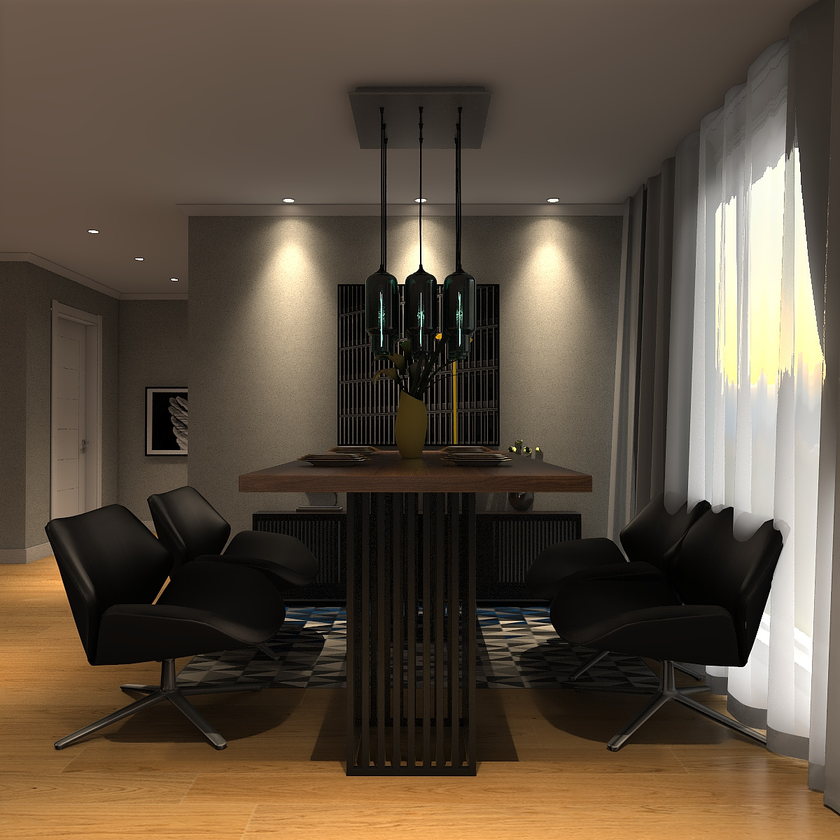
#> input picture assets/examples/scene_0000000_input.png, 840 x 840 px, shrunk from 1200 x 1200 before the run
$ python prepare.py --image ../../assets/examples/scene_0000000_input.png --mask ../../assets/examples/scene_0000008_input.png --output out.png
#> lines starting #> are read from the running program, lines starting #| are printed output that depends on the picture; after the words box and inside, x2 and y2 are one past the last pixel; in counts of white or black regions, pixels touching at a corner belong together
#> in prepare_inputs, source is the input picture: PIL image 840x840 RGB; mean R, G, B 92.3, 79, 63.8
### src/fysiverse/preparation.py
"""Normalize a scene image and instance mask for the public inference pipeline."""

from __future__ import annotations

import json
from pathlib import Path
from typing import Any

import numpy as np
from PIL import Image


def palette(index: int) -> tuple[int, int, int]:
    hue = (index * 137.508) % 360.0
    c = 255.0
    x = c * (1.0 - abs((hue / 60.0) % 2.0 - 1.0))
    if hue < 60:
        rgb = (c, x, 0)
    elif hue < 120:
        rgb = (x, c, 0)
    elif hue < 180:
        rgb = (0, c, x)
    elif hue < 240:
        rgb = (0, x, c)
    elif hue < 300:
        rgb = (x, 0, c)
    else:
        rgb = (c, 0, x)
    return tuple(int(round(value)) for value in rgb)


def connected_components(binary: np.ndarray, min_area: int, connectivity: int = 8) -> list[dict[str, Any]]:
    if binary.ndim != 2:
        raise ValueError(f"binary mask must have 2 dimensions, got {binary.shape}")
    try:
        import cv2

        count, labels, stats, _ = cv2.connectedComponentsWithStats(
            binary.astype(np.uint8), connectivity=connectivity
        )
        components = []
        for label in range(1, count):
            x, y, width, height, area = (int(value) for value in stats[label])
            if area >= min_area:
                components.append(
                    {"mask": labels == label, "bbox": [x, y, width, height], "area": area}
                )
        return components
    except ImportError:
        from scipy import ndimage

        structure = np.ones((3, 3), dtype=np.uint8) if connectivity == 8 else None
        labels, count = ndimage.label(binary, structure=structure)
        components = []
        for label in range(1, int(count) + 1):
            ys, xs = np.where(labels == label)
            if xs.size < min_area:
                continue
            x0, x1 = int(xs.min()), int(xs.max()) + 1
            y0, y1 = int(ys.min()), int(ys.max()) + 1
            components.append(
                {
                    "mask": labels == label,
                    "bbox": [x0, y0, x1 - x0, y1 - y0],
                    "area": int(xs.size),
                }
            )
        return components


def load_components(
    mask_path: Path,
    *,
    mode: str = "auto",
    threshold: int = 10,
    min_area: int = 100,
    connectivity: int = 8,
    max_instance_colors: int = 256,
) -> tuple[tuple[int, int], list[dict[str, Any]]]:
#> called with mode = 'auto', threshold = 10, min_area = 100, connectivity = 8, max_instance_colors = 256
    if mode not in {"auto", "color", "connected"}:
        raise ValueError(f"unsupported mask mode: {mode}")
    with Image.open(mask_path) as source:
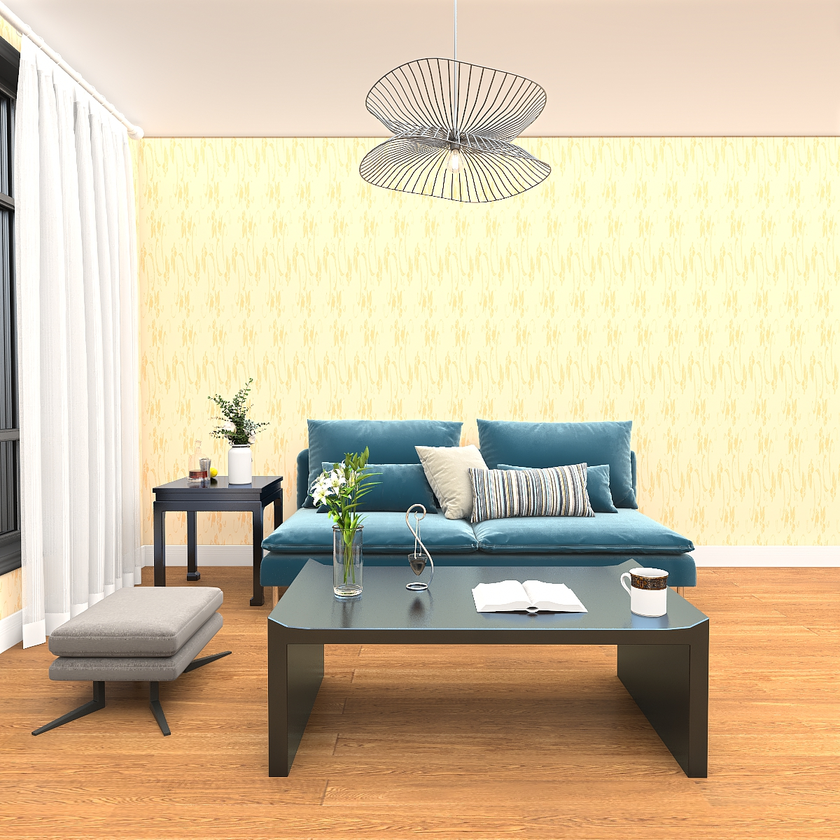
#> input picture assets/examples/scene_0000008_input.png, 840 x 840 px, shrunk from 1200 x 1200 before the run
#> source is the input picture: PIL image 840x840 RGB; mean R, G, B 210.6, 194.3, 164.1
        rgb = np.asarray(source.convert("RGB"), dtype=np.uint8)
        alpha = np.asarray(source.getchannel("A"), dtype=np.uint8) if "A" in source.getbands() else None

    foreground = alpha > threshold if alpha is not None and int(alpha.max()) > 0 else rgb.max(axis=-1) > threshold
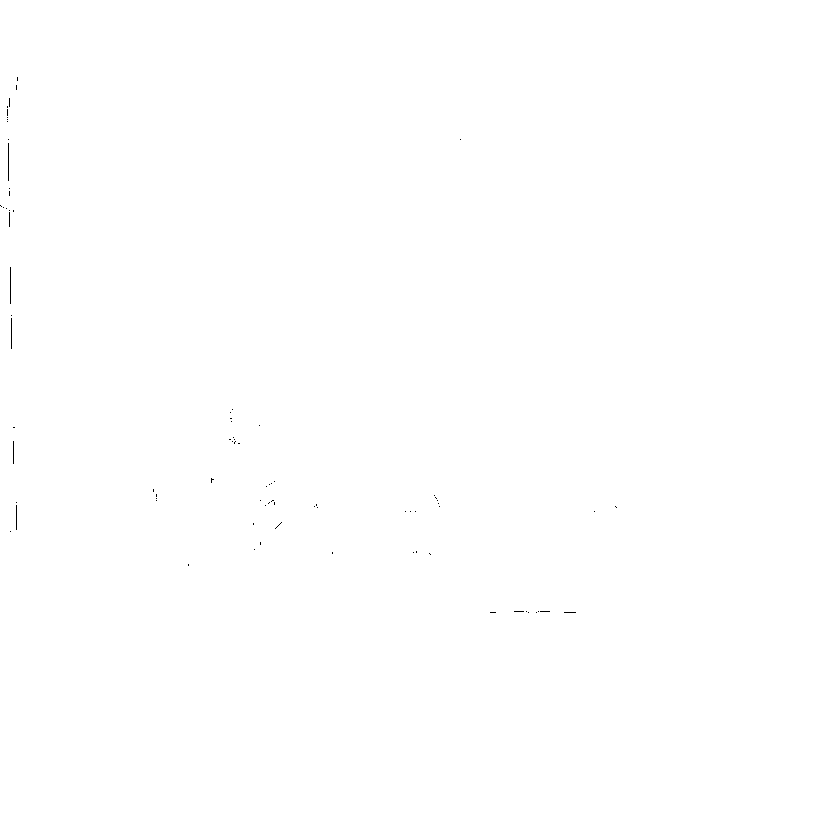
#> foreground: shape (840, 840) bool; 100% white; black in thin lines or dots, all inside (x1, y1, x2, y2) = (0, 77, 617, 613)
    pixels = rgb[foreground]
    colored = bool(pixels.size) and not bool(np.all(pixels[:, 0] == pixels[:, 1]) and np.all(pixels[:, 1] == pixels[:, 2]))
#> colored = True
    colors = np.unique(pixels, axis=0) if colored else np.empty((0, 3), dtype=np.uint8)
    use_colors = mode == "color" or (mode == "auto" and colored and len(colors) <= max_instance_colors)
#> use_colors = False

    components: list[dict[str, Any]] = []
    if use_colors:
        if len(colors) > max_instance_colors:
            raise ValueError(
                f"mask has {len(colors)} foreground colors; expected at most {max_instance_colors}. "
                "Use --mask-mode connected for an antialiased or photographic mask."
            )
        for color in colors:
            color_mask = foreground & np.all(rgb == color, axis=-1)
            for component in connected_components(color_mask, min_area, connectivity):
                component["source_color"] = [int(value) for value in color]
                components.append(component)
    else:
        components = connected_components(foreground, min_area, connectivity)
#> in connected_components, `count, labels, stats, _ = cv2.connectedComponentsWithStats( binary.ast..`: count = 2; stats = [[0, 77, 617, 536, 344], [0, 0, 840, 840, 705256]]
#> the loop in connected_components, `for label in range(1, count):` made 1 pass
#> after the loop in connected_components, `for label in range(1, count):`: components = 1 item
#> components = 1 item

    components.sort(key=lambda item: (item["bbox"][1], item["bbox"][0], -item["area"]))
    return (rgb.shape[1], rgb.shape[0]), components


def _metadata_by_color(metadata_path: Path | None) -> dict[tuple[int, int, int], dict[str, Any]]:
    if metadata_path is None or not metadata_path.is_file():
        return {}
    data = json.loads(metadata_path.read_text(encoding="utf-8"))
    result = {}
    for item in data.get("objects", []):
        color = item.get("color")
        if isinstance(color, list) and len(color) == 3:
            result[tuple(int(value) for value in color)] = item
    return result


def _metadata_by_id(metadata_path: Path | None) -> dict[str, dict[str, Any]]:
    if metadata_path is None or not metadata_path.is_file():
        return {}
    data = json.loads(metadata_path.read_text(encoding="utf-8"))
    return {str(item["id"]): item for item in data.get("objects", []) if "id" in item}


# [37 lines left out: function load_individual_components, not called in this run]


def prepare_inputs(
    image_path: Path,
    mask_path: Path,
    output_dir: Path,
    *,
    mask_backend: str = "provided",
    metadata_path: Path | None = None,
    instance_masks_dir: Path | None = None,
    mask_mode: str = "auto",
    threshold: int = 10,
    min_area: int = 100,
    connectivity: int = 8,
) -> dict[str, Any]:
    image_path = image_path.resolve()
    mask_path = mask_path.resolve()
    output_dir = output_dir.resolve()
    if not image_path.is_file():
        raise FileNotFoundError(image_path)
    if not mask_path.is_file():
        raise FileNotFoundError(mask_path)

    with Image.open(image_path) as source:
        scene = source.convert("RGB")
    scene_rgb = np.asarray(scene, dtype=np.uint8)
    if instance_masks_dir is not None:
        mask_size, components = load_individual_components(
            instance_masks_dir.resolve(), threshold=threshold, min_area=min_area
        )
    else:
        mask_size, components = load_components(
            mask_path,
            mode=mask_mode,
            threshold=threshold,
            min_area=min_area,
            connectivity=connectivity,
        )
#> mask_size = (840, 840); components = 1 item
    if mask_size != scene.size:
        raise ValueError(f"mask/image size mismatch: mask={mask_size}, image={scene.size}")
    if not components:
        raise RuntimeError(f"no mask instance with at least {min_area} pixels was found in {mask_path}")

    masks_dir = output_dir / "masks"
    cutouts_dir = output_dir / "work" / "cutouts"
    assets_dir = output_dir / "object_assets"
    for directory in (masks_dir, cutouts_dir, assets_dir):
        directory.mkdir(parents=True, exist_ok=True)

    metadata = _metadata_by_color(metadata_path)
    metadata_ids = _metadata_by_id(metadata_path)
    normalized_mask = np.zeros_like(scene_rgb, dtype=np.uint8)
    objects = []
    for index, component in enumerate(components):
        object_id = str(index)
        binary = component["mask"]
        color = palette(index)
        normalized_mask[binary] = np.asarray(color, dtype=np.uint8)

        mask_output = masks_dir / f"{object_id}.png"
        Image.fromarray(np.where(binary, 255, 0).astype(np.uint8), mode="L").save(mask_output)

        rgba = np.zeros((*binary.shape, 4), dtype=np.uint8)
        rgba[..., :3] = np.where(binary[..., None], scene_rgb, 0)
        rgba[..., 3] = np.where(binary, 255, 0).astype(np.uint8)
        cutout_output = cutouts_dir / f"{object_id}.png"
        Image.fromarray(rgba, mode="RGBA").save(cutout_output)

        source_color = tuple(component.get("source_color", []))
        source_metadata = metadata_ids.get(str(component.get("source_id", "")), metadata.get(source_color, {}))
        objects.append(
            {
                "id": object_id,
                "category": str(source_metadata.get("class_name", "object")),
                "score": source_metadata.get("score"),
                "mask": f"masks/{object_id}.png",
                "cutout": f"work/cutouts/{object_id}.png",
                "asset": f"object_assets/{object_id}/model.glb",
                "bbox": component["bbox"],
                "area": component["area"],
                "color": list(color),
            }
        )
#> this loop made 1 pass
#> (object_id, hue in palette, c in palette, x in palette, color) on pass 1: ('0', 0, 255, 0, (255, 0, 0))
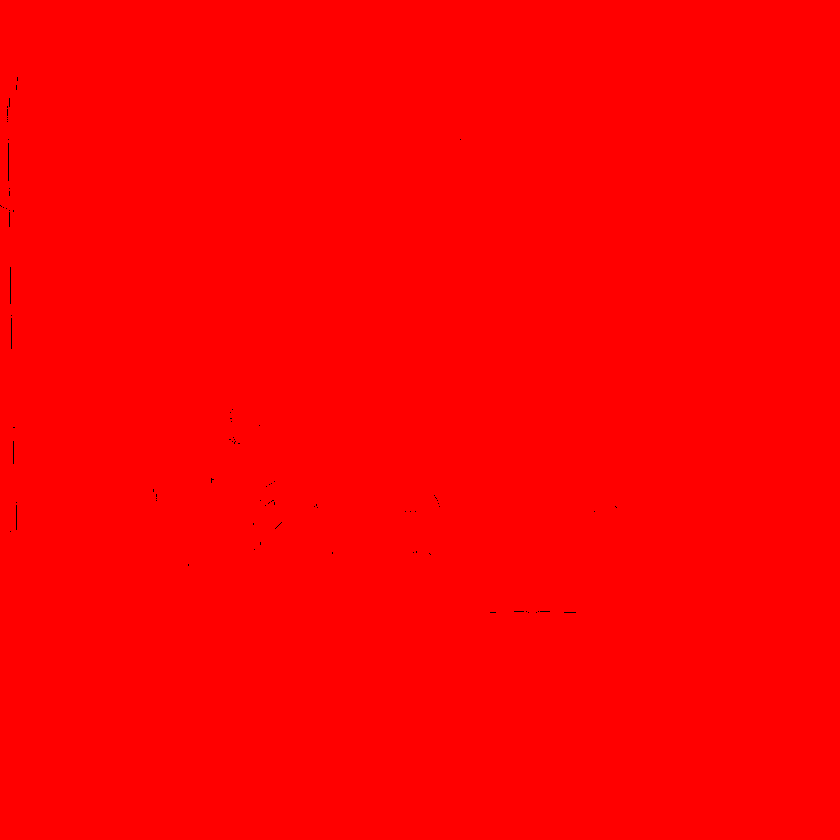
#> normalized_mask: shape (840, 840, 3); mean R, G, B 254.9, 0, 0
#> after the loop, objects = 1 item

    output_dir.mkdir(parents=True, exist_ok=True)
    Image.fromarray(normalized_mask, mode="RGB").save(output_dir / "mask.png")
    manifest = {
        "version": "1.0",
        "image": str(image_path),
        "source_mask": str(mask_path),
        "mask_backend": mask_backend,
        "objects": objects,
        "outputs": {"mask": "mask.png", "poses": "poses.json", "scene": "scene.glb"},
        "coordinate_system": {
            "units": "normalized_scene_units",
            "up_axis": "y",
            "rotation": "3x3 row-major matrix",
            "scaling": "dimensionless uniform scale",
        },
        "stages": {"prepare": "complete", "flux": "pending", "trellis2": "pending", "layout": "pending"},
    }
    (output_dir / "manifest.json").write_text(
        json.dumps(manifest, ensure_ascii=False, indent=2) + "\n", encoding="utf-8"
    )
    return manifest

### src/fysiverse/prepare.py
"""Command-line entry for public input and mask normalization."""

from __future__ import annotations

import argparse
import json
from pathlib import Path

from .preparation import prepare_inputs


def build_parser() -> argparse.ArgumentParser:
    parser = argparse.ArgumentParser(description=__doc__)
    parser.add_argument("--image", type=Path, required=True)
    parser.add_argument("--mask", type=Path, required=True)
    parser.add_argument("--output", type=Path, required=True)
    parser.add_argument("--mask-backend", default="provided")
    parser.add_argument("--metadata", type=Path)
    parser.add_argument("--instance-masks-dir", type=Path)
    parser.add_argument("--mask-mode", choices=("auto", "color", "connected"), default="auto")
    parser.add_argument("--mask-threshold", type=int, default=10)
    parser.add_argument("--min-mask-area", type=int, default=100)
    parser.add_argument("--connectivity", type=int, choices=(4, 8), default=8)
    return parser


def main(argv: list[str] | None = None) -> int:
    args = build_parser().parse_args(argv)
    manifest = prepare_inputs(
        args.image,
        args.mask,
        args.output,
        mask_backend=args.mask_backend,
        metadata_path=args.metadata,
        instance_masks_dir=args.instance_masks_dir,
        mask_mode=args.mask_mode,
        threshold=args.mask_threshold,
        min_area=args.min_mask_area,
        connectivity=args.connectivity,
    )
#> manifest = 8 items
    print(json.dumps({"status": "ok", "objects": len(manifest["objects"]), "output": str(args.output.resolve())}))
#| {"status": "ok", "objects": 1, "output": "src/fysiverse/out.png"}
    return 0


if __name__ == "__main__":
    raise SystemExit(main())
#> (the program exits here)
